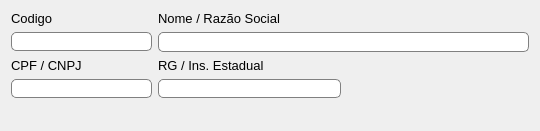
        <widget class="QWidget" name="tab_matriz">
         <attribute name="title">
          <string>Matriz</string>
         </attribute>
         <layout class="QGridLayout" name="grl_tab_matriz">
          <item row="0" column="0">
           <widget class="QLabel" name="lbl_codigo__matriz">
            <property name="font">
             <font>
              <pointsize>10</pointsize>
             </font>
            </property>
            <property name="text">
             <string>Codigo</string>
            </property>
           </widget>
          </item>
          <item row="0" column="2">
           <widget class="QLabel" name="lbl_nome_razao_social_matriz">
            <property name="font">
             <font>
              <pointsize>10</pointsize>
             </font>
            </property>
            <property name="text">
             <string>Nome / Razão Social</string>
            </property>
           </widget>
          </item>
          <item row="1" column="0" colspan="2">
           <widget class="QLineEdit" name="txt_codigo_empresa">
            <property name="minimumSize">
             <size>
              <width>141</width>
              <height>0</height>
             </size>
            </property>
            <property name="maximumSize">
             <size>
              <width>200</width>
              <height>16777215</height>
             </size>
            </property>
            <property name="font">
             <font>
              <pointsize>10</pointsize>
             </font>
            </property>
            <property name="toolTip">
             <string>Codigo</string>
            </property>
            <property name="whatsThis">
             <string>&lt;html&gt;&lt;head/&gt;&lt;body&gt;&lt;p&gt;Campo do codigo do registro da empresa matriz&lt;/p&gt;&lt;/body&gt;&lt;/html&gt;</string>
            </property>
            <property name="styleSheet">
             <string notr="true">QLineEdit#txt_codigo_empresa{
	background-color: #fff;
	border: 1px solid gray;
	border-radius: 5px;
}
QLineEdit#txt_codigo_empresa:focus{
	border: 2px solid rgba(81, 203, 238, 1);
}
QLineEdit#txt_codigo_empresa:disabled {
	background-color:  #dcdcdc;
	color: #6a6767;
	border: 1px solid gray;
}</string>
            </property>
           </widget>
          </item>
          <item row="1" column="2" colspan="2">
           <widget class="QLineEdit" name="txt_nome_razao_social__matriz">
            <property name="minimumSize">
             <size>
              <width>371</width>
              <height>20</height>
             </size>
            </property>
            <property name="font">
             <font>
              <pointsize>10</pointsize>
             </font>
            </property>
            <property name="toolTip">
             <string>Nome / Razão Social</string>
            </property>
            <property name="whatsThis">
             <string>&lt;html&gt;&lt;head/&gt;&lt;body&gt;&lt;p&gt;Campo do nome ou razao social da empresa matriz&lt;/p&gt;&lt;/body&gt;&lt;/html&gt;</string>
            </property>
            <property name="styleSheet">
             <string notr="true">QLineEdit#txt_nome_razao_social__matriz{
	background-color: #fff;
	border: 1px solid gray;
	border-radius: 5px;
}
QLineEdit#txt_nome_razao_social__matriz:focus{
	border: 2px solid rgba(81, 203, 238, 1);
}
QLineEdit#txt_nome_razao_social__matriz:disabled {
	background-color:  #dcdcdc;
	color: #6a6767;
	border: 1px solid gray;
}</string>
            </property>
            <property name="maxLength">
             <number>75</number>
            </property>
           </widget>
          </item>
          <item row="2" column="0">
           <widget class="QLabel" name="lbl_cpf_cnpj_matriz">
            <property name="font">
             <font>
              <pointsize>10</pointsize>
             </font>
            </property>
            <property name="text">
             <string>CPF / CNPJ</string>
            </property>
           </widget>
          </item>
          <item row="2" column="2">
           <widget class="QLabel" name="lbl_inscricao_estadual_matriz">
            <property name="font">
             <font>
              <pointsize>10</pointsize>
             </font>
            </property>
            <property name="toolTip">
             <string>Expeditor</string>
            </property>
            <property name="text">
             <string>RG / Ins. Estadual</string>
            </property>
           </widget>
          </item>
          <item row="3" column="0" colspan="2">
           <widget class="QLineEdit" name="txt_cpf_cnpj_matriz">
            <property name="minimumSize">
             <size>
              <width>141</width>
              <height>0</height>
             </size>
            </property>
            <property name="maximumSize">
             <size>
              <width>200</width>
              <height>16777215</height>
             </size>
            </property>
            <property name="font">
             <font>
              <pointsize>10</pointsize>
             </font>
            </property>
            <property name="toolTip">
             <string>CPF</string>
            </property>
            <property name="whatsThis">
             <string>&lt;html&gt;&lt;head/&gt;&lt;body&gt;&lt;p&gt;Campo do número do CPF ou CNPJ da empresa matriz&lt;/p&gt;&lt;/body&gt;&lt;/html&gt;</string>
            </property>
            <property name="styleSheet">
             <string notr="true">QLineEdit#txt_cpf_cnpj_matriz{
	background-color: #fff;
	border: 1px solid gray;
	border-radius: 5px;
}
QLineEdit#txt_cpf_cnpj_matriz:focus{
	border: 2px solid rgba(81, 203, 238, 1);
}
QLineEdit#txt_cpf_cnpj_matriz:disabled {
	background-color:  #dcdcdc;
	color: #6a6767;
	border: 1px solid gray;
}</string>
            </property>
            <property name="maxLength">
             <number>15</number>
            </property>
           </widget>
          </item>
          <item row="3" column="2">
           <widget class="QLineEdit" name="txt_inscricao_estadual_matriz">
            <property name="minimumSize">
             <size>
              <width>141</width>
              <height>0</height>
             </size>
            </property>
            <property name="maximumSize">
             <size>
              <width>200</width>
              <height>16777215</height>
             </size>
            </property>
            <property name="font">
             <font>
              <pointsize>10</pointsize>
             </font>
            </property>
            <property name="toolTip">
             <string>RG / Ins. Municipal</string>
            </property>
            <property name="whatsThis">
             <string>&lt;html&gt;&lt;head/&gt;&lt;body&gt;&lt;p&gt;Campo do número do RG ou Inscrição Estadual da empresa matriz&lt;/p&gt;&lt;/body&gt;&lt;/html&gt;</string>
            </property>
            <property name="styleSheet">
             <string notr="true">QLineEdit#txt_inscricao_estadual_matriz{
	background-color: #fff;
	border: 1px solid gray;
	border-radius: 5px;
}
QLineEdit#txt_inscricao_estadual_matriz:focus{
	border: 2px solid rgba(81, 203, 238, 1);
}
QLineEdit#txt_inscricao_estadual_matriz:disabled {
	background-color:  #dcdcdc;
	color: #6a6767;
	border: 1px solid gray;
}</string>
            </property>
            <property name="maxLength">
             <number>15</number>
            </property>
           </widget>
          </item>
          <item row="3" column="3">
           <spacer name="separacao_rg_borda_tb_wiget">
            <property name="orientation">
             <enum>Qt::Horizontal</enum>
            </property>
            <property name="sizeHint" stdset="0">
             <size>
              <width>40</width>
              <height>20</height>
             </size>
            </property>
           </spacer>
          </item>
          <item row="4" column="1">
           <spacer name="separacao_campos_matriz_borda_tab_widget">
            <property name="orientation">
             <enum>Qt::Vertical</enum>
            </property>
            <property name="sizeHint" stdset="0">
             <size>
              <width>20</width>
              <height>21</height>
             </size>
            </property>
           </spacer>
          </item>
         </layout>
        </widget>
